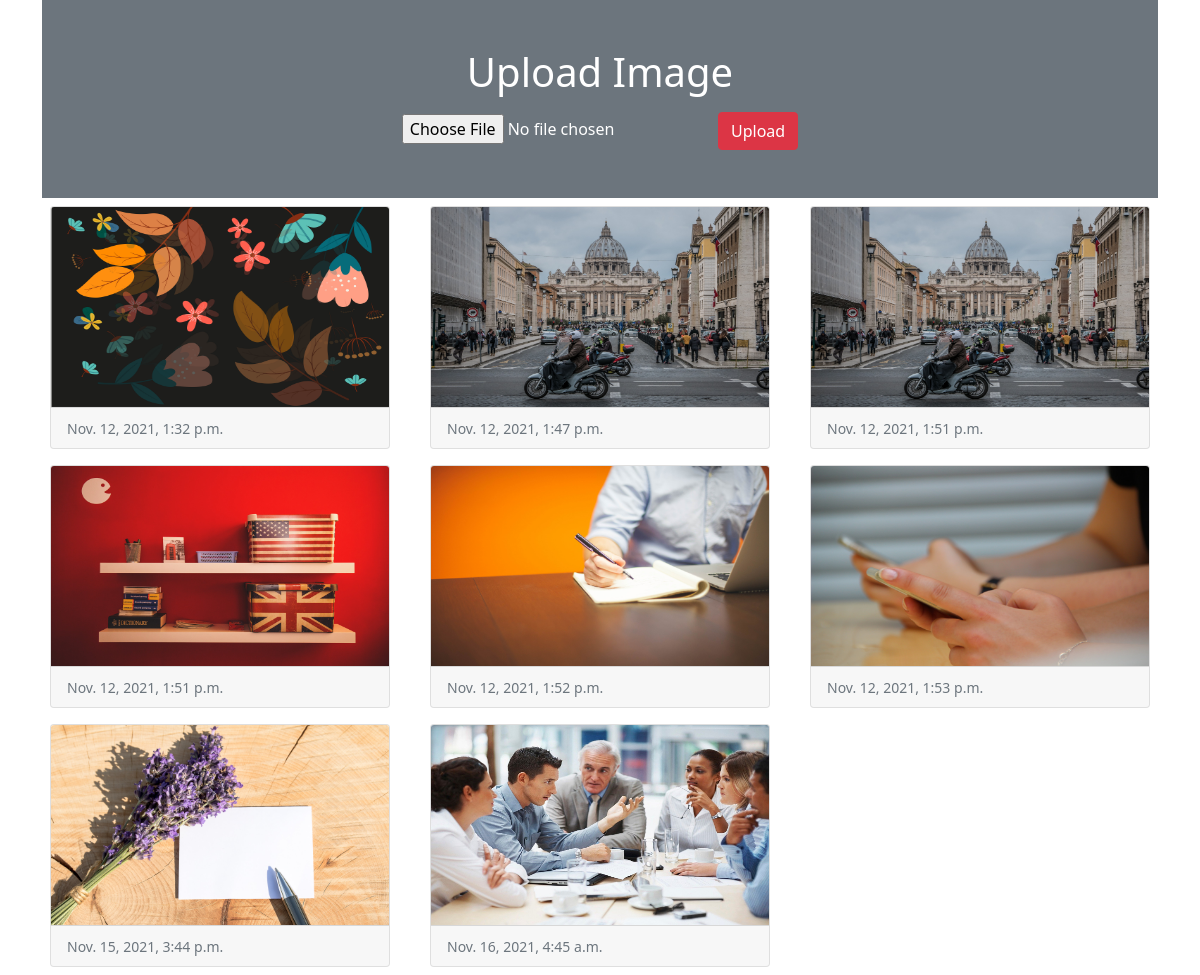
The page / on the database its author committed.
### myapp/models.py (models this page shows)
class Image(models.Model):
    photo = models.ImageField(upload_to="myimage")
    date = models.DateTimeField(auto_now_add=True)

### myapp/views.py (the view)
# urls.py: path('', views.home)
def home(request):
    if request.method == "POST":
        form = ImageForm(request.POST, request.FILES)
        if form.is_valid():
            form.save()
    form = ImageForm()
    img = Image.objects.all()
    return render(request, 'myapp/home.html', {'img': img, 'form': form})

### myapp/forms.py
class ImageForm(forms.ModelForm):
    class Meta:
        model = Image
        fields = '__all__'
        labels = {'photo': ''}

### myapp/templates/myapp/home.html (shortened to what this page needs)
<!doctype html>
<html lang="en">
  <head>
    <link href="https://cdn.jsdelivr.net/npm/bootstrap@5.1.3/dist/css/bootstrap.min.css" rel="stylesheet">
  </head>
  <body>
      <div class="container">
          <div class="py-5 text-center bg-secondary text-white">
              <h1 class="mb-3">Upload Image</h1>
              <form action="" method="post" enctype="multipart/form-data">
                  {{form}}
                  <input type="submit" class="btn btn-danger" value="Upload">
              </form>
          </div>
          <div class="row">
              {% for x in img %}
              <div class="col-sm-4">
                  <div class="card m-2">
                      <img src="{{x.photo.url}}" alt="" class="card-img-top" height="200px">
                      <div class="card-footer">
                          <small class="text-muted">{{x.date}}</small>
                      </div>
                  </div>
              </div>
              {% endfor %}
          </div>
      </div>
  </body>
</html>

### rows shown on the page
Image: photo (picture), date "Nov. 12, 2021, 1:32 p.m."
Image: photo (picture), date "Nov. 12, 2021, 1:47 p.m."
Image: photo (picture), date "Nov. 12, 2021, 1:51 p.m."
Image: photo (picture), date "Nov. 12, 2021, 1:51 p.m."
Image: photo (picture), date "Nov. 12, 2021, 1:52 p.m."
Image: photo (picture), date "Nov. 12, 2021, 1:53 p.m."
Image: photo (picture), date "Nov. 15, 2021, 3:44 p.m."
Image: photo (picture), date "Nov. 16, 2021, 4:45 a.m."
